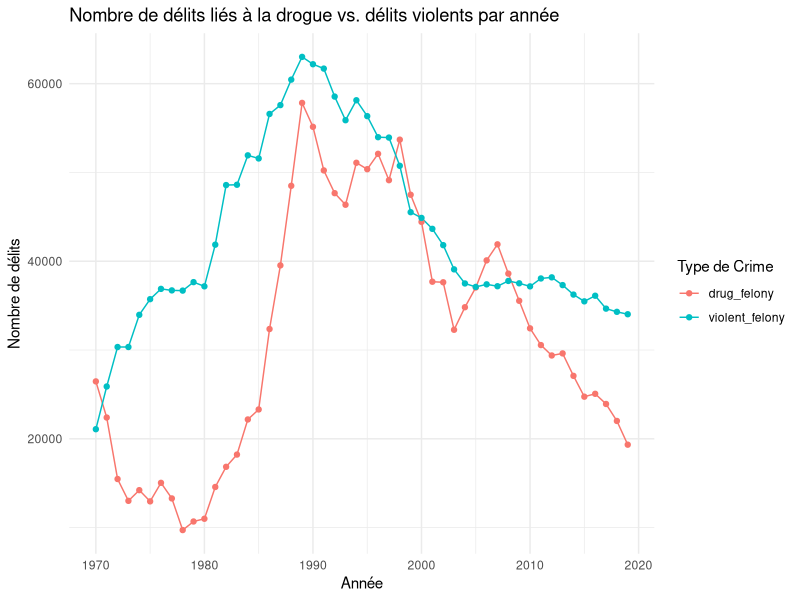
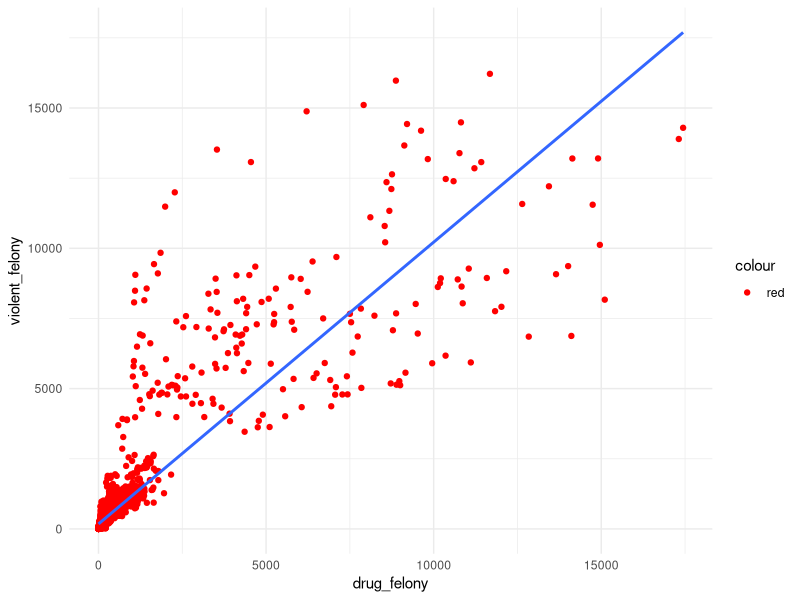

Recreate these plots in R, in order.
## ---- chunk 1
knitr::opts_chunk$set(echo = TRUE)
## ---- chunk 2

library(readr)
library(tidyverse)
library(ggplot2)
library(ggplot2)
library(tidyr) # Pour pivot_longer

## ---- chunk 3
Data <- read_delim("adult-arrests-by-county-beginning-1970.csv",delim=",")

## ---- chunk 4
names(Data)
## ---- chunk 5
str(Data)
summary(Data)
donnees <- na.omit(Data) 

donnees$drug_felony <- as.numeric(Data$"Drug Felony")
donnees$violent_felony <- as.numeric(Data$"Violent Felony")

## ---- chunk 6
# Transformer les données au format long
donnees_long <- pivot_longer(donnees,
                             cols = c("drug_felony", "violent_felony"),
                             names_to = "Type_of_Crime",
                             values_to = "Count")
donnees_long_sum <- aggregate(Count ~ Year + Type_of_Crime, data = donnees_long, sum)

# Créer le graphique
ggplot(donnees_long_sum, aes(x = Year, y = Count, color = Type_of_Crime)) +
  geom_line() +
  geom_point() +
  theme_minimal() +
  labs(title = "Nombre de délits liés à la drogue vs. délits violents par année",
       x = "Année",
       y = "Nombre de délits",
       color = "Type de Crime")
## ---- chunk 7

# Nuage de points pour visualiser la relation
ggplot() + 
  geom_point(data = donnees, aes(x = drug_felony, y = violent_felony, color = "red")) +
  geom_smooth(data = donnees, aes(x = drug_felony, y = violent_felony), method = lm, se = FALSE) +
  scale_color_manual(values = c("red")) +
  theme_minimal()

## ---- chunk 8
cor.test(donnees$drug_felony, donnees$violent_felony)
## ---- chunk 9
lm(donnees$violent_felony ~ donnees$drug_felony)
